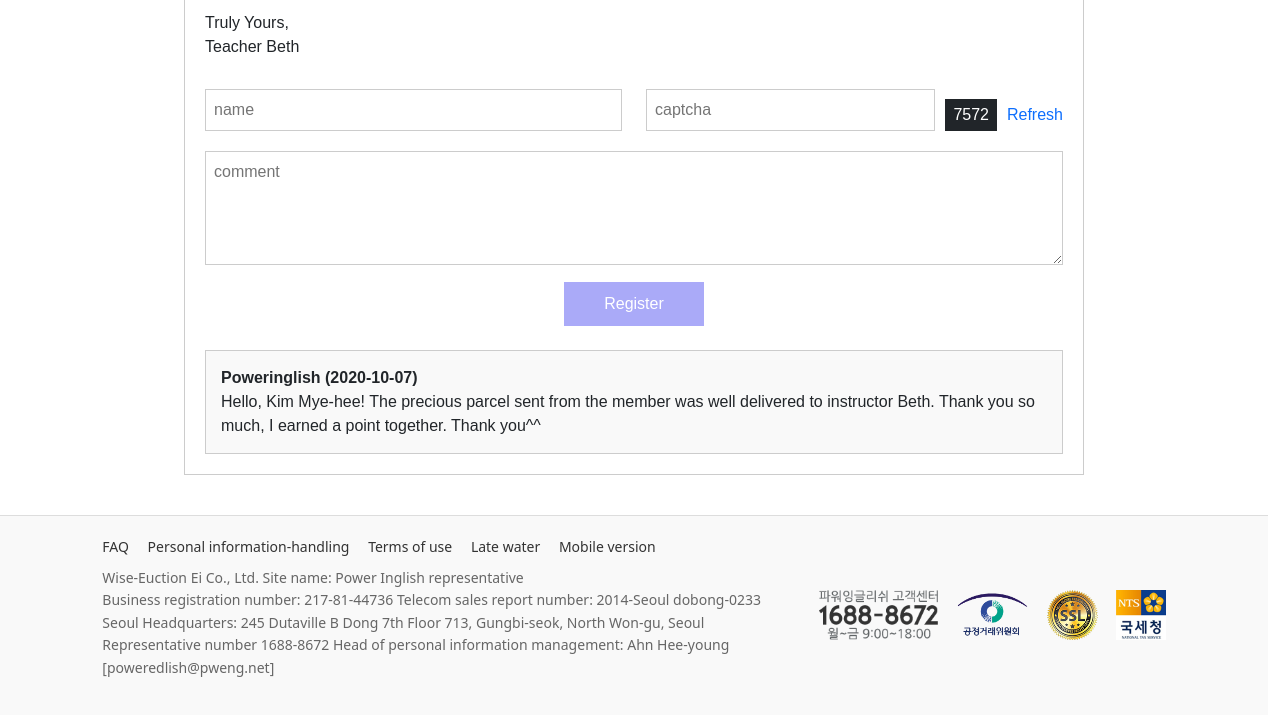
/thankYouMsg.php?id=1 (lower part), run on an earlier commit of the app's database.
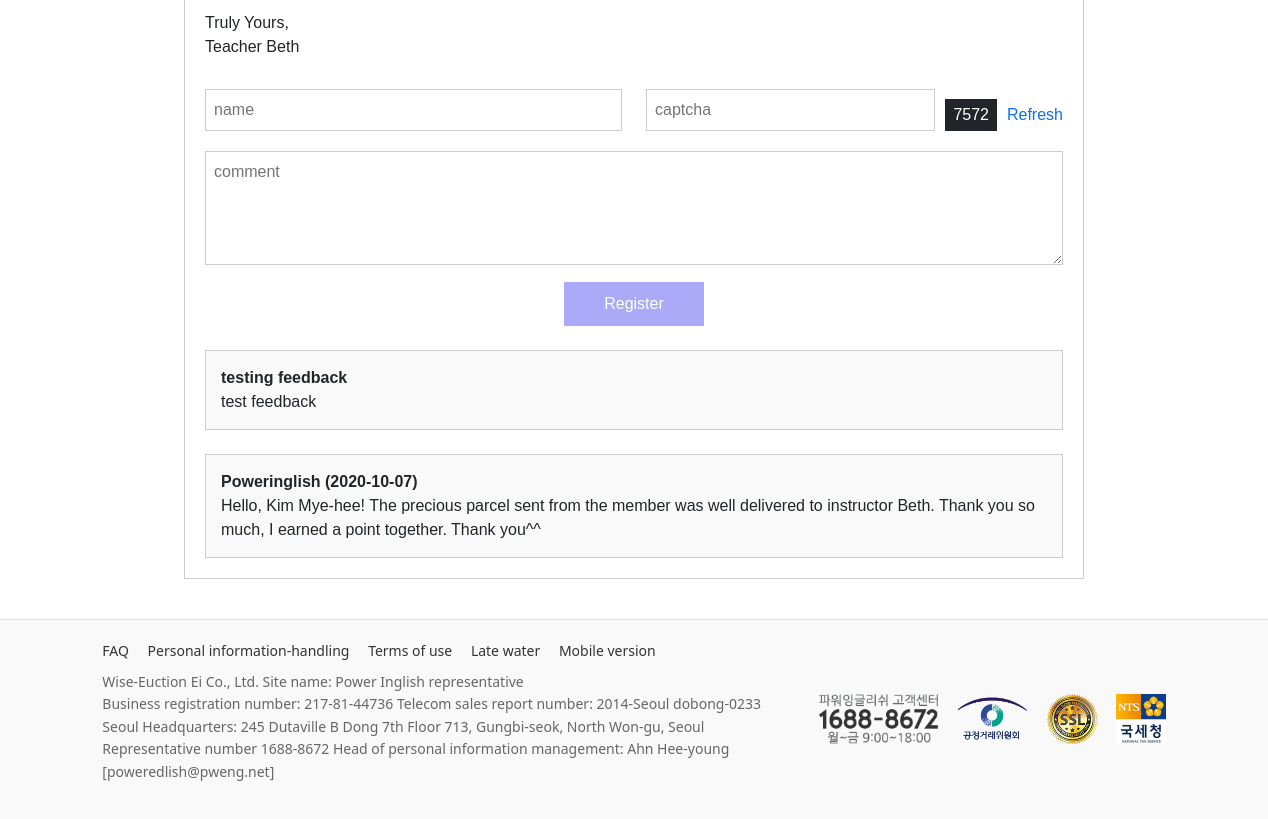
And on a later commit of the database.
### tables this page shows
CREATE TABLE `feedback` (`id` INTEGER PRIMARY KEY AUTOINCREMENT, `name` TEXT, `comment` TEXT, `thankyou_id` INTEGER REFERENCES `ThankYouInstructor`(`id`));

### database/messageDB.php (called while the page is built)
<?php
try {
    $db = new PDO('sqlite:database/database.db');
    $db->setAttribute(PDO::ATTR_ERRMODE, PDO::ERRMODE_EXCEPTION);
    $thankYouId = $_GET['id'];
    $stmt = $db->prepare("
        SELECT
            t.id,
            t.title,
            t.registrationdate,
            t.views,
            t.manager,
            t.message,
            t.messageImages,
            i.id AS instructor_id,
            i.instructorName
        FROM
            ThankYouInstructor t
        JOIN
            Instructors i ON t.intructor_id = i.id
        WHERE
            t.id = :id
    ");
    $stmt->bindParam(':id', $thankYouId, PDO::PARAM_INT);
    $stmt->execute();
    $thankYouMsg = $stmt->fetch(PDO::FETCH_ASSOC);
    $commentStmt = $db->prepare("
    SELECT
        id, name, comment
    FROM
        feedback
    WHERE
        thankyou_id = :id
    ORDER BY
        id DESC
    ");
    $commentStmt->bindParam(':id', $thankYouId, PDO::PARAM_INT);
    $commentStmt->execute();
    $comments = $commentStmt->fetchAll(PDO::FETCH_ASSOC);
} catch (PDOException $e) {
    echo "Connection failed: " . $e->getMessage();
}
?>

### thankYouMsg.php (the view, shortened to what this page needs)
<!DOCTYPE html>
<html lang="en">
<head>
    <link href="https://cdn.jsdelivr.net/npm/bootstrap@5.3.0/dist/css/bootstrap.min.css" rel="stylesheet">
    <link rel="stylesheet" href="index.css"/>
</head>
<body>
    <?php
        include "database/messageDB.php"
    ?>
    <div class="thankyou-box">
    <span>
    <?= nl2br(htmlspecialchars($thankYouMsg['Message'])) ?>
    </span>
    <div class="comment-box">
    <form method="POST" action="database/commentDB.php">
        <div class="row">
            <div class="col-md-6">
                <input type="text" name="name" placeholder="name" required />
            </div>
            <div class="col-md-6 captcha-box">
                <input type="text" name="captcha" placeholder="captcha" />
                <div class="bg-dark text-white px-2 py-1">7572</div>
                <a href="#" class="text-decoration-none">Refresh</a>
            </div>
        </div>
        <textarea name="comment" rows="4" placeholder="comment" required></textarea>
        <div class="text-center">
            <button type="submit" class="register-btn">Register</button>
        </div>
    </form>
    </div>
    <?php foreach ($comments as $c): ?>
        <div class="reply-box mt-4">
        <strong><?= htmlspecialchars($c['name']) ?></strong><br>
        <?= nl2br(htmlspecialchars($c['comment'])) ?>
        </div>
    <?php endforeach; ?>
    </div>
    <?php
        include "component/footer.php"
    ?>
</body>
</html>

What changed in the data, as far as the page shows it:
added feedback: name "testing feedback", comment "test feedback"
